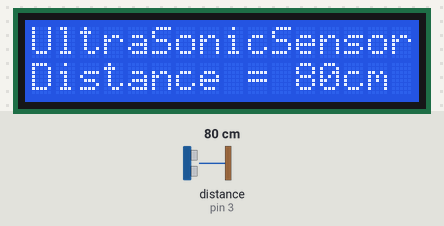
Simulated run of this sketch. Board: Arduino Uno, built with avr-gcc and run on an emulated ATmega328P. On the bench: 16×2 character LCD. Wiring (inferred from the names in the program): ultrasonic range finder: trigger pin 2; echo pin 3. The inputs (shaded band) are chosen by the test bench; at power-on: distance to the obstacle (sensor on pin 3) 80 cm. The echo pulse lasts 58.3 µs per cm; what the sketch prints to the serial monitor is not drawn.

Above: at 1.2 s.
1.3 s: distance to the obstacle (sensor on pin 3) set to 2 cm
At 4.4 s:
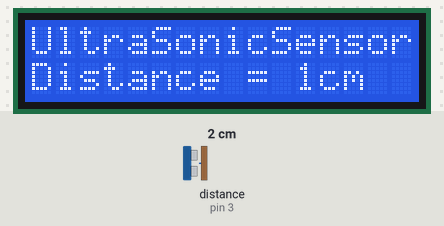
4.7 s: distance to the obstacle (sensor on pin 3) set to 4 cm
At 6.1 s:
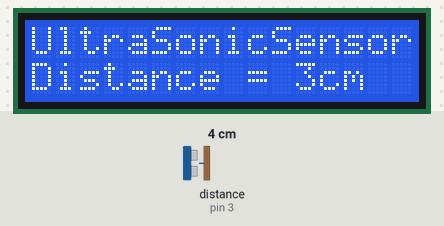
6.7 s: distance to the obstacle (sensor on pin 3) set to 9 cm
At 7.6 s:
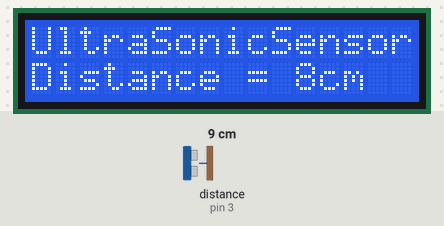
Timing chart, 0 to 9.7 s (numbered marks = the images above; inputs shaded):
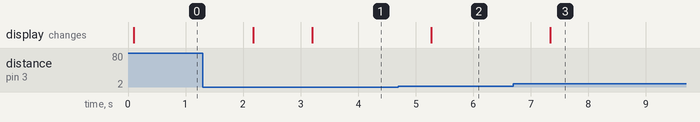

Measured:
- after the input at 1.3 s, the display: first changes after 0.87 s (image 1 shows a later state)
- after the input at 4.7 s, the display: changes after 0.57 s (image 2)
- after the input at 6.7 s, the display: changes after 0.64 s (image 3)

The sketch:

day4_quiz01.ino
```cpp
#include <Wire.h>
#include <LiquidCrystal_I2C.h>


LiquidCrystal_I2C lcd(0x27,16,2);  // (address, column, row)

void setup() {
  lcd.init();
  lcd.backlight();
  Serial.begin(9600);
  pinMode(2,OUTPUT);  //센서 TRIG 핀
  pinMode(3,INPUT);   //센서 ECHO 핀
}
int microsecondsToCentimeters(int microseconds){
  return microseconds / 29.0 / 2.0;
}
void loop() {
  int err;
  float temp, humi;
  int duration;
  int cm;

  digitalWrite(2,HIGH);    //센서 TRIG 신호 입력
  delayMicroseconds(10);    //10us 유지
  digitalWrite(2,LOW);     //TRIG 신호 off
  duration = pulseIn(3,HIGH);
  //ECHO pin : HIGH-> LOW 간격 측정
  cm = microsecondsToCentimeters(duration);
  //거리(cm)로 변환

  Serial.print(cm);


  // 온습도 출력
  lcd.clear();            // 화면 지우기
  lcd.setCursor(0, 0);    // 커서 이동 (column, row)
  lcd.print("UltraSonicSensor");   // 글자 출력
  lcd.setCursor(0, 1);    // 커서 이동 (column, row)
  lcd.print("Distance = ");
  lcd.print(cm);
  lcd.print("cm");
  delay(1000); // delay for reread
}
```
